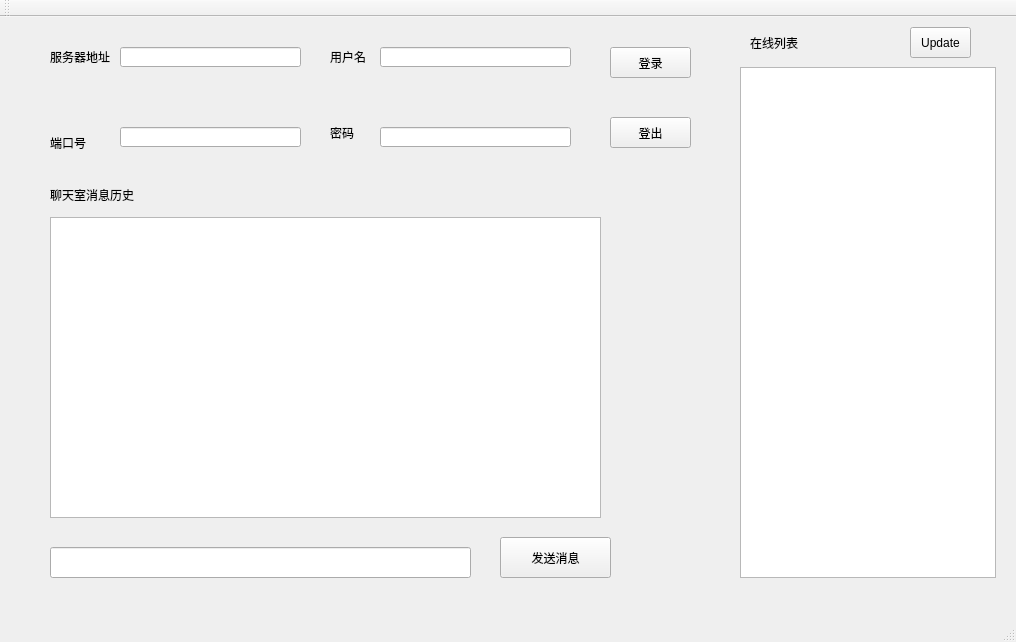
<?xml version="1.0" encoding="UTF-8"?>
<ui version="4.0">
 <class>MainWindow</class>
 <widget class="QMainWindow" name="MainWindow">
  <property name="geometry">
   <rect>
    <x>0</x>
    <y>0</y>
    <width>1016</width>
    <height>642</height>
   </rect>
  </property>
  <property name="windowTitle">
   <string>ChatRoom</string>
  </property>
  <widget class="QWidget" name="centralWidget">
   <widget class="QPushButton" name="btn_login">
    <property name="geometry">
     <rect>
      <x>610</x>
      <y>30</y>
      <width>81</width>
      <height>31</height>
     </rect>
    </property>
    <property name="text">
     <string>登录</string>
    </property>
   </widget>
   <widget class="QPushButton" name="btn_logout">
    <property name="geometry">
     <rect>
      <x>610</x>
      <y>100</y>
      <width>81</width>
      <height>31</height>
     </rect>
    </property>
    <property name="text">
     <string>登出</string>
    </property>
   </widget>
   <widget class="QLabel" name="label_server">
    <property name="geometry">
     <rect>
      <x>50</x>
      <y>30</y>
      <width>61</width>
      <height>20</height>
     </rect>
    </property>
    <property name="text">
     <string>服务器地址</string>
    </property>
   </widget>
   <widget class="QLabel" name="label_port">
    <property name="geometry">
     <rect>
      <x>50</x>
      <y>120</y>
      <width>54</width>
      <height>12</height>
     </rect>
    </property>
    <property name="text">
     <string>端口号</string>
    </property>
   </widget>
   <widget class="QLabel" name="label_name">
    <property name="geometry">
     <rect>
      <x>330</x>
      <y>30</y>
      <width>54</width>
      <height>20</height>
     </rect>
    </property>
    <property name="text">
     <string>用户名</string>
    </property>
   </widget>
   <widget class="QLabel" name="label_psw">
    <property name="geometry">
     <rect>
      <x>330</x>
      <y>110</y>
      <width>54</width>
      <height>12</height>
     </rect>
    </property>
    <property name="text">
     <string>密码</string>
    </property>
   </widget>
   <widget class="QLineEdit" name="le_server">
    <property name="geometry">
     <rect>
      <x>120</x>
      <y>30</y>
      <width>181</width>
      <height>20</height>
     </rect>
    </property>
   </widget>
   <widget class="QLineEdit" name="le_port">
    <property name="geometry">
     <rect>
      <x>120</x>
      <y>110</y>
      <width>181</width>
      <height>20</height>
     </rect>
    </property>
   </widget>
   <widget class="QLineEdit" name="le_name">
    <property name="geometry">
     <rect>
      <x>380</x>
      <y>30</y>
      <width>191</width>
      <height>20</height>
     </rect>
    </property>
   </widget>
   <widget class="QLineEdit" name="le_psw">
    <property name="geometry">
     <rect>
      <x>380</x>
      <y>110</y>
      <width>191</width>
      <height>20</height>
     </rect>
    </property>
    <property name="echoMode">
     <enum>QLineEdit::Password</enum>
    </property>
   </widget>
   <widget class="QLabel" name="label_message">
    <property name="geometry">
     <rect>
      <x>50</x>
      <y>170</y>
      <width>91</width>
      <height>16</height>
     </rect>
    </property>
    <property name="text">
     <string>聊天室消息历史</string>
    </property>
   </widget>
   <widget class="QLineEdit" name="le_message">
    <property name="geometry">
     <rect>
      <x>50</x>
      <y>530</y>
      <width>421</width>
      <height>31</height>
     </rect>
    </property>
   </widget>
   <widget class="QPushButton" name="btn_pushMessage">
    <property name="geometry">
     <rect>
      <x>500</x>
      <y>520</y>
      <width>111</width>
      <height>41</height>
     </rect>
    </property>
    <property name="text">
     <string>发送消息</string>
    </property>
   </widget>
   <widget class="QLabel" name="label_online">
    <property name="geometry">
     <rect>
      <x>750</x>
      <y>20</y>
      <width>54</width>
      <height>12</height>
     </rect>
    </property>
    <property name="text">
     <string>在线列表</string>
    </property>
   </widget>
   <widget class="QTextBrowser" name="tb_publicMessage">
    <property name="geometry">
     <rect>
      <x>50</x>
      <y>200</y>
      <width>551</width>
      <height>301</height>
     </rect>
    </property>
   </widget>
   <widget class="QListView" name="listv_onlineUser">
    <property name="geometry">
     <rect>
      <x>740</x>
      <y>50</y>
      <width>256</width>
      <height>511</height>
     </rect>
    </property>
   </widget>
   <widget class="QPushButton" name="btn_updateOnlineUser">
    <property name="geometry">
     <rect>
      <x>910</x>
      <y>10</y>
      <width>61</width>
      <height>31</height>
     </rect>
    </property>
    <property name="text">
     <string>Update</string>
    </property>
   </widget>
  </widget>
  <widget class="QMenuBar" name="menuBar">
   <property name="geometry">
    <rect>
     <x>0</x>
     <y>0</y>
     <width>1016</width>
     <height>23</height>
    </rect>
   </property>
  </widget>
  <widget class="QToolBar" name="mainToolBar">
   <attribute name="toolBarArea">
    <enum>TopToolBarArea</enum>
   </attribute>
   <attribute name="toolBarBreak">
    <bool>false</bool>
   </attribute>
  </widget>
  <widget class="QStatusBar" name="statusBar"/>
 </widget>
 <layoutdefault spacing="6" margin="11"/>
 <resources/>
 <connections/>
</ui>
